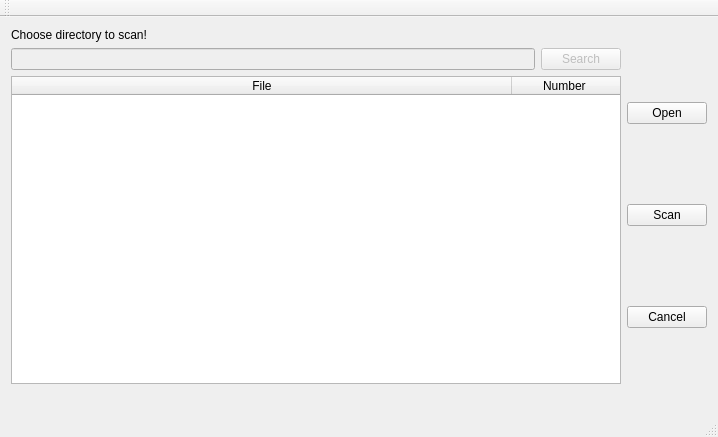
<?xml version="1.0" encoding="UTF-8"?>
<ui version="4.0">
 <class>MainWindow</class>
 <widget class="QMainWindow" name="MainWindow">
  <property name="geometry">
   <rect>
    <x>0</x>
    <y>0</y>
    <width>718</width>
    <height>437</height>
   </rect>
  </property>
  <property name="windowTitle">
   <string>MainWindow</string>
  </property>
  <widget class="QWidget" name="centralWidget">
   <property name="autoFillBackground">
    <bool>false</bool>
   </property>
   <layout class="QHBoxLayout" name="horizontalLayout">
    <item>
     <layout class="QVBoxLayout" name="verticalLayout_3">
      <item>
       <widget class="QLabel" name="directoryName">
        <property name="enabled">
         <bool>true</bool>
        </property>
        <property name="sizePolicy">
         <sizepolicy hsizetype="Expanding" vsizetype="Preferred">
          <horstretch>0</horstretch>
          <verstretch>0</verstretch>
         </sizepolicy>
        </property>
        <property name="text">
         <string>Choose directory to scan!</string>
        </property>
       </widget>
      </item>
      <item>
       <layout class="QHBoxLayout" name="horizontalLayout_6">
        <item>
         <widget class="QLineEdit" name="lineEdit">
          <property name="enabled">
           <bool>false</bool>
          </property>
          <property name="text">
           <string extracomment="Type here..."/>
          </property>
         </widget>
        </item>
        <item>
         <widget class="QPushButton" name="search_button">
          <property name="enabled">
           <bool>false</bool>
          </property>
          <property name="sizePolicy">
           <sizepolicy hsizetype="Preferred" vsizetype="Fixed">
            <horstretch>0</horstretch>
            <verstretch>0</verstretch>
           </sizepolicy>
          </property>
          <property name="text">
           <string>Search</string>
          </property>
         </widget>
        </item>
       </layout>
      </item>
      <item>
       <widget class="QTreeWidget" name="tree">
        <property name="sizePolicy">
         <sizepolicy hsizetype="Expanding" vsizetype="Expanding">
          <horstretch>3</horstretch>
          <verstretch>4</verstretch>
         </sizepolicy>
        </property>
        <property name="minimumSize">
         <size>
          <width>600</width>
          <height>250</height>
         </size>
        </property>
        <property name="maximumSize">
         <size>
          <width>100000</width>
          <height>100000</height>
         </size>
        </property>
        <property name="mouseTracking">
         <bool>false</bool>
        </property>
        <property name="autoScroll">
         <bool>false</bool>
        </property>
        <property name="dragEnabled">
         <bool>false</bool>
        </property>
        <property name="selectionMode">
         <enum>QAbstractItemView::SingleSelection</enum>
        </property>
        <property name="autoExpandDelay">
         <number>-1</number>
        </property>
        <attribute name="headerDefaultSectionSize">
         <number>500</number>
        </attribute>
        <column>
         <property name="text">
          <string>File</string>
         </property>
         <property name="textAlignment">
          <set>AlignCenter</set>
         </property>
        </column>
        <column>
         <property name="text">
          <string>Number </string>
         </property>
         <property name="textAlignment">
          <set>AlignCenter</set>
         </property>
        </column>
       </widget>
      </item>
      <item>
       <widget class="QLabel" name="status">
        <property name="text">
         <string/>
        </property>
       </widget>
      </item>
     </layout>
    </item>
    <item>
     <layout class="QVBoxLayout" name="verticalLayout_4">
      <item>
       <widget class="QPushButton" name="open">
        <property name="sizePolicy">
         <sizepolicy hsizetype="Preferred" vsizetype="Fixed">
          <horstretch>0</horstretch>
          <verstretch>0</verstretch>
         </sizepolicy>
        </property>
        <property name="text">
         <string>Open</string>
        </property>
       </widget>
      </item>
      <item>
       <widget class="QPushButton" name="scan">
        <property name="sizePolicy">
         <sizepolicy hsizetype="Preferred" vsizetype="Fixed">
          <horstretch>0</horstretch>
          <verstretch>0</verstretch>
         </sizepolicy>
        </property>
        <property name="text">
         <string>Scan</string>
        </property>
       </widget>
      </item>
      <item>
       <widget class="QPushButton" name="cancel">
        <property name="sizePolicy">
         <sizepolicy hsizetype="Preferred" vsizetype="Fixed">
          <horstretch>0</horstretch>
          <verstretch>0</verstretch>
         </sizepolicy>
        </property>
        <property name="text">
         <string>Cancel</string>
        </property>
       </widget>
      </item>
     </layout>
    </item>
   </layout>
  </widget>
  <widget class="QMenuBar" name="menuBar">
   <property name="geometry">
    <rect>
     <x>0</x>
     <y>0</y>
     <width>718</width>
     <height>22</height>
    </rect>
   </property>
  </widget>
  <widget class="QToolBar" name="mainToolBar">
   <attribute name="toolBarArea">
    <enum>TopToolBarArea</enum>
   </attribute>
   <attribute name="toolBarBreak">
    <bool>false</bool>
   </attribute>
  </widget>
  <widget class="QStatusBar" name="statusBar"/>
  <action name="actionOpen">
   <property name="text">
    <string>Open</string>
   </property>
  </action>
 </widget>
 <layoutdefault spacing="6" margin="11"/>
 <resources/>
 <connections/>
</ui>
